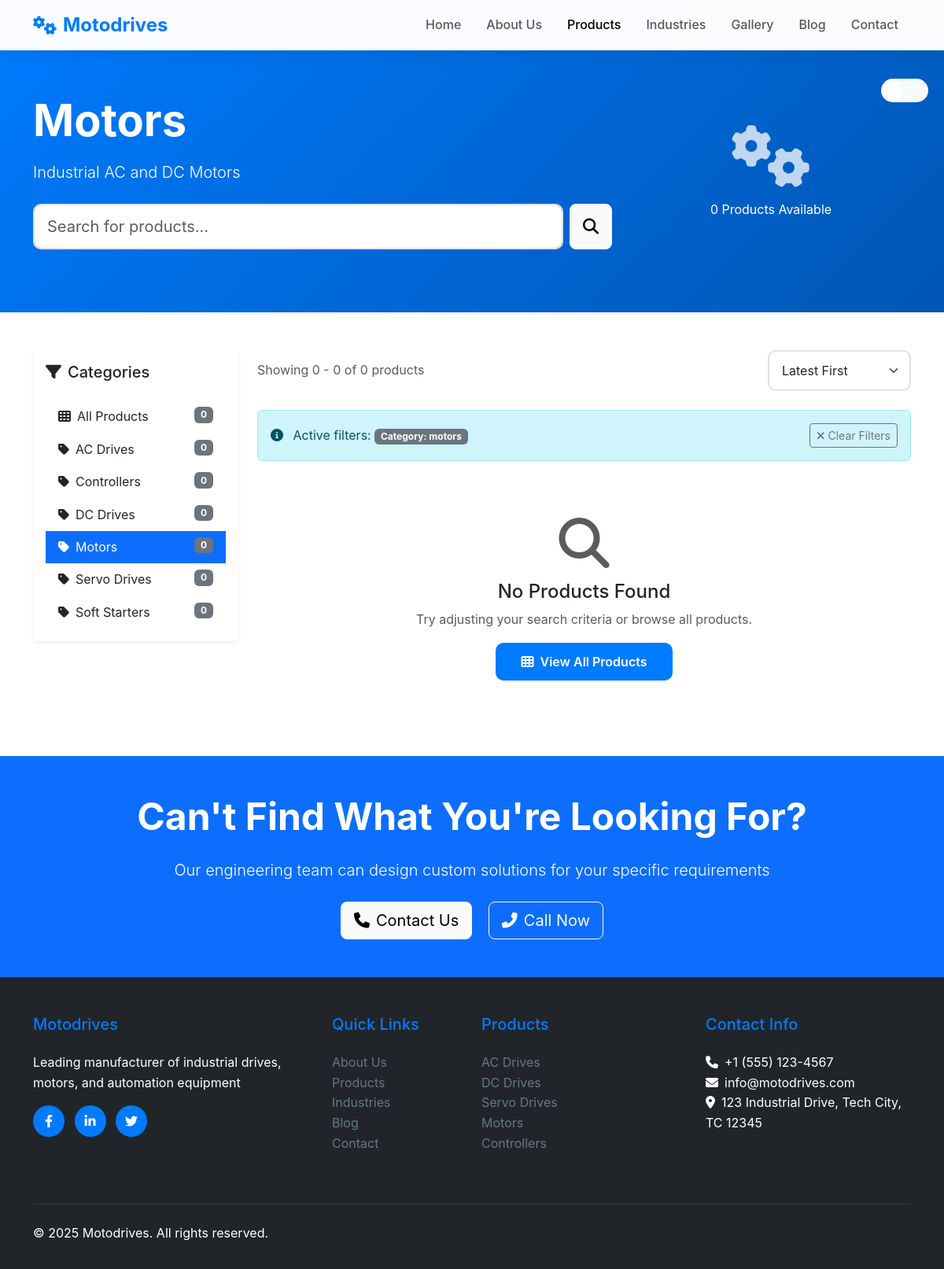
The page /products.php?category=motors on the database its author committed.
### tables this page shows
CREATE TABLE `categories` (
  `id` int(11) NOT NULL AUTO_INCREMENT,
  `name` varchar(100) NOT NULL,
  `slug` varchar(100) NOT NULL,
  `description` text DEFAULT NULL,
  `image` varchar(255) DEFAULT NULL,
  `status` enum('active','inactive') NOT NULL DEFAULT 'active',
  `created_at` timestamp NOT NULL DEFAULT CURRENT_TIMESTAMP,
  `updated_at` timestamp NOT NULL DEFAULT CURRENT_TIMESTAMP ON UPDATE CURRENT_TIMESTAMP,
  PRIMARY KEY (`id`),
  UNIQUE KEY `slug` (`slug`)
);

### products.php (the view, shortened to what the rows shown need)
<?php
require_once 'config/config.php';
$categoriesQuery = "SELECT * FROM categories WHERE status = 'active' ORDER BY name ASC";
$categories = $db->query($categoriesQuery);
$search = isset($_GET['search']) ? sanitize($_GET['search']) : '';
$categoryFilter = isset($_GET['category']) ? sanitize($_GET['category']) : '';
$pageTitle = 'Products';
$pageDescription = 'Browse our comprehensive range of industrial drives, motors, and automation equipment';
if ($categoryFilter) {
    $categoryInfo = $db->query("SELECT name, description FROM categories WHERE slug = '$categoryFilter' LIMIT 1")->fetch_assoc();
    if ($categoryInfo) {
        $pageTitle = $categoryInfo['name'];
        $pageDescription = $categoryInfo['description'];
    }
}
?>
<!DOCTYPE html>
<html lang="en">
<head>
    <link href="https://cdn.jsdelivr.net/npm/bootstrap@5.3.0/dist/css/bootstrap.min.css" rel="stylesheet">
    <link rel="stylesheet" href="https://cdnjs.cloudflare.com/ajax/libs/font-awesome/6.4.0/css/all.min.css">
    <link rel="stylesheet" href="assets/css/style.css">
</head>
<body>
    <section class="page-header" style="background: linear-gradient(135deg, #007bff 0%, #0056b3 100%); color: white; padding: 120px 0 80px;">
        <div class="container">
            <div class="row align-items-center">
                <div class="col-lg-8">
                    <h1 class="display-4 fw-bold mb-3"><?= $pageTitle ?></h1>
                    <p class="lead mb-4"><?= $pageDescription ?></p>
                    <form method="GET" class="d-flex gap-2 max-width-500">
                        <input type="text" class="form-control form-control-lg" name="search"
                               placeholder="Search for products..." value="<?= htmlspecialchars($search) ?>">
                        <button type="submit" class="btn btn-light btn-lg">
                        </button>
                    </form>
                </div>
            </div>
        </div>
    </section>
    <section class="py-5">
        <div class="container">
            <div class="row">
                <div class="col-lg-3 mb-4">
                    <div class="sticky-top" style="top: 100px;">
                        <div class="card border-0 shadow-sm mb-4">
                            <div class="card-body">
                                <div class="list-group list-group-flush">
                                    <a href="products.php"
                                       class="list-group-item list-group-item-action border-0 <?= !$categoryFilter ? 'active' : '' ?>">
                                        <i class="fas fa-th me-2"></i>All Products
                                        <span class="badge bg-secondary float-end"><?= number_format($db->query("SELECT COUNT(*) as count FROM products WHERE status = 'active'")->fetch_assoc()['count']) ?></span>
                                    </a>
                                    <?php while ($category = $categories->fetch_assoc()): ?>
                                    <?php
                                    $countQuery = "SELECT COUNT(*) as count FROM products WHERE category_id = {$category['id']} AND status = 'active'";
                                    $count = $db->query($countQuery)->fetch_assoc()['count'];
                                    ?>
                                    <a href="products.php?category=<?= $category['slug'] ?>"
                                       class="list-group-item list-group-item-action border-0 <?= $categoryFilter == $category['slug'] ? 'active' : '' ?>">
                                        <i class="fas fa-tag me-2"></i><?= htmlspecialchars($category['name']) ?>
                                        <span class="badge bg-secondary float-end"><?= number_format($count) ?></span>
                                    </a>
                                    <?php endwhile; ?>
                                </div>
                            </div>
                        </div>
                    </div>
                </div>
            </div>
        </div>
    </section>
    <section class="py-5 bg-primary text-white">
        <div class="container text-center">
            <h2 class="display-5 fw-bold mb-4">Can't Find What You're Looking For?</h2>
        </div>
    </section>
</body>
</html>

### rows shown on the page
categories: name "Motors", description "Industrial AC and DC Motors", count "0"
categories: name "AC Drives", count "0"
categories: name "Controllers", count "0"
categories: name "DC Drives", count "0"
categories: name "Servo Drives", count "0"
categories: name "Soft Starters", count "0"

### other values the page prints
$total "0"
min($page * $perPage, $total) "0"
$categoryFilter "motors"
